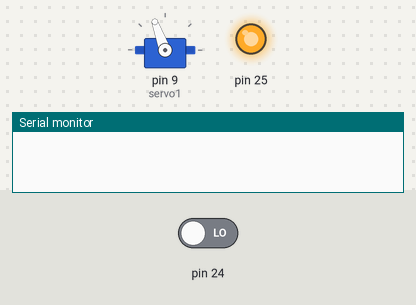
This sketch was run on a simulated Arduino Mega 2560, built with avr-gcc and run on an emulated ATmega2560. Parts: servo, output pins drawn as LEDs (lit = HIGH), the last lines printed to the serial monitor. The inputs (shaded band) are chosen by the test bench; at power-on: pin 24 LOW.

Above: at 0.1 s.
At 3.1 s:
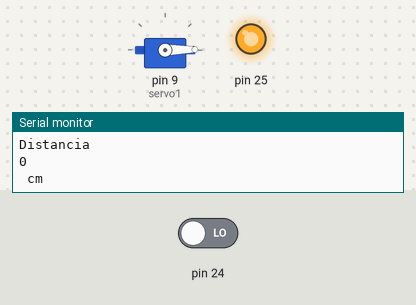
Timing chart, 0 to 4.6 s (numbered marks = the images above):
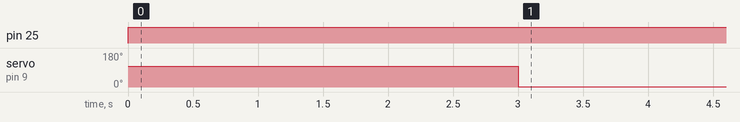

Measured:
- by itself, pin 25: LOW → HIGH at 0.00 s
- by itself, servo on pin 9 (servo1): 110° → 1° at 3.0 s

The sketch:

Servo___Sensor_Ultrasonido.ino
```cpp
#include <Servo.h>

Servo servo1;


bool detector=false;
int i;
long tiempo;
long distancia;

void setup()
{
  Serial.begin(9600);
  servo1.attach(9);
  servo1.write(110);
  pinMode(25,OUTPUT);
  pinMode(24,INPUT);
}

void loop()
{
  digitalWrite(25,LOW);
  delayMicroseconds(5);
  digitalWrite(25,HIGH);
  delayMicroseconds(10);
  tiempo=pulseIn(24,HIGH);
  distancia=int(0.017*tiempo);
  Serial.println("Distancia ");
  Serial.println(distancia);
  Serial.println(" cm");
  delay(2000);

  //Minimo del servo 1º. Maximo del servo 180º.//
  //GRADO 1: BARRERA ABIERTA. //
  //GRADO 110: BARRERA CERRADA. //

  if(distancia<=10)
  {
     servo1.write(1);
  }

  if(distancia>10)
  {
    servo1.write(110);
  }

}
```
